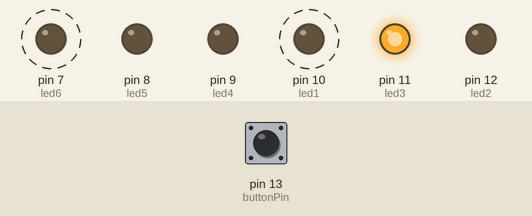
This sketch was run on a simulated Arduino Uno, built with avr-gcc and run on an emulated ATmega328P. Shown: output pins drawn as LEDs (lit = HIGH). Dashed ring = blinking. The inputs (shaded band) are chosen by the test bench; at power-on: pin 13 (buttonPin) LOW.

Above: at 1.2 s.
1.3 s: pin 13 (buttonPin) pulled HIGH for 0.15 s
At 1.5 s:
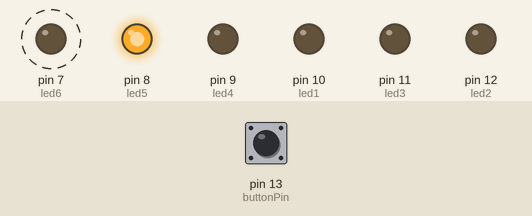
At 2.11 s:
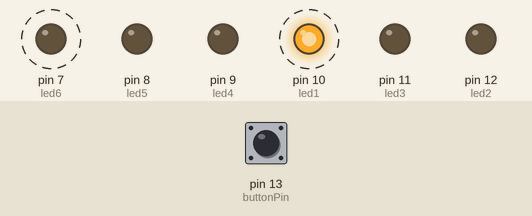
Timing chart, 0 to 10.3 s (numbered marks = the images above; inputs shaded):
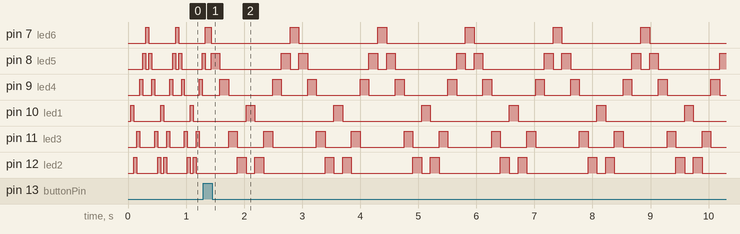

The sketch:

Ceylon.ino
```cpp
// set pin numbers:
const int led1 =  10;
const int led2 =  12;
const int led3 =  11;
const int led4 =  9;
const int led5 =  8;
const int led6 =  7;
const int buttonPin = 13;

long previousMillis = 0;        // will store last time LED was updated
int currentState = 0;
bool increasing = true;
bool increasingInterval = true;

long interval = 50;           // interval at which to blink (milliseconds)

void setup() {
  // set the digital pin as output:
  pinMode(led1, OUTPUT);
  pinMode(led2, OUTPUT);
  pinMode(led3, OUTPUT);
  pinMode(led4, OUTPUT);
  pinMode(led5, OUTPUT);
  pinMode(led6, OUTPUT);
  pinMode(buttonPin, INPUT);
}

void loop()
{
  unsigned long currentMillis = millis();

  if(currentMillis - previousMillis > interval) {
    // save the last time you blinked the LED
    previousMillis = currentMillis;
  if (digitalRead(buttonPin))
  {
    if (increasingInterval)
    {
     if (interval <= 500)
     {
      interval += 50;
     }
     else
     {
      interval -= 50;
     increasingInterval = false;
     }
    }
    else
    {
      if (interval >= 100)
      {
      interval -= 100;
      }
      else
      {
       interval += 100;
      increasingInterval = true;
      }
    }
  }

    // if the LED is off turn it on and vice-versa:
    if (currentState == 0)
    {
      setState(HIGH, LOW, LOW, LOW, LOW, LOW);
      setCurrentState();
    }
    else if (currentState == 1)
    {
      setState(LOW, HIGH, LOW, LOW, LOW, LOW);
      setCurrentState();
    }
    else if (currentState == 2)
    {
      setState(LOW, LOW, HIGH, LOW, LOW, LOW);
      setCurrentState();
    }
    else if (currentState == 3)
    {
      setState(LOW, LOW, LOW, HIGH, LOW, LOW);
      setCurrentState();
    }
    else if (currentState == 4)
    {
      setState(LOW, LOW, LOW, LOW, HIGH, LOW);
      setCurrentState();
    }
    else if (currentState == 5)
    {
      setState(LOW, LOW, LOW, LOW, LOW, HIGH);
      setCurrentState();
    }
  }
}

  void setState(int led1State, int led2State, int led3State, int led4State, int led5State, int led6State)
  {
   digitalWrite(led1, led1State);
   digitalWrite(led2, led2State);
   digitalWrite(led3, led3State);
   digitalWrite(led4, led4State);
   digitalWrite(led5, led5State);
   digitalWrite(led6, led6State);
  }

  void setCurrentState()
  {
    if (increasing)
    {
      if (currentState <= 4)
      {
        currentState++;
      }
      else
      {
        increasing = false;
        currentState--;
      }
    }
    else
    {
      if (currentState >= 1)
      {
         currentState--;
      }
      else
      {
       increasing = true;
        currentState++;
      }
    }
  }
```

Measured:
- after the input at 1.3 s, pin 7 (led6): alternates HIGH for 0.15 s and LOW for 1.4 s, starting after 0.13 s; pin 10 (led1): alternates HIGH for 0.15 s and LOW for 1.4 s, starting after 0.74 s
- by itself, pin 7 (led6), pin 10 (led1): alternates HIGH for 0.05 s and LOW for 0.46 s
- by itself, pin 8 (led5): repeats every 1.5 s: HIGH 0.15 s, LOW 1.1 s, HIGH 0.15 s, LOW 0.15 s
- by itself, pin 9 (led4): repeats every 1.5 s: LOW 0.75 s, HIGH 0.15 s, LOW 0.45 s, HIGH 0.15 s
- by itself, pin 11 (led3): repeats every 1.5 s: LOW 0.45 s, HIGH 0.15 s, LOW 0.75 s, HIGH 0.15 s
- by itself, pin 12 (led2): repeats every 1.5 s: LOW 0.15 s, HIGH 0.15 s, LOW 1.1 s, HIGH 0.15 s
